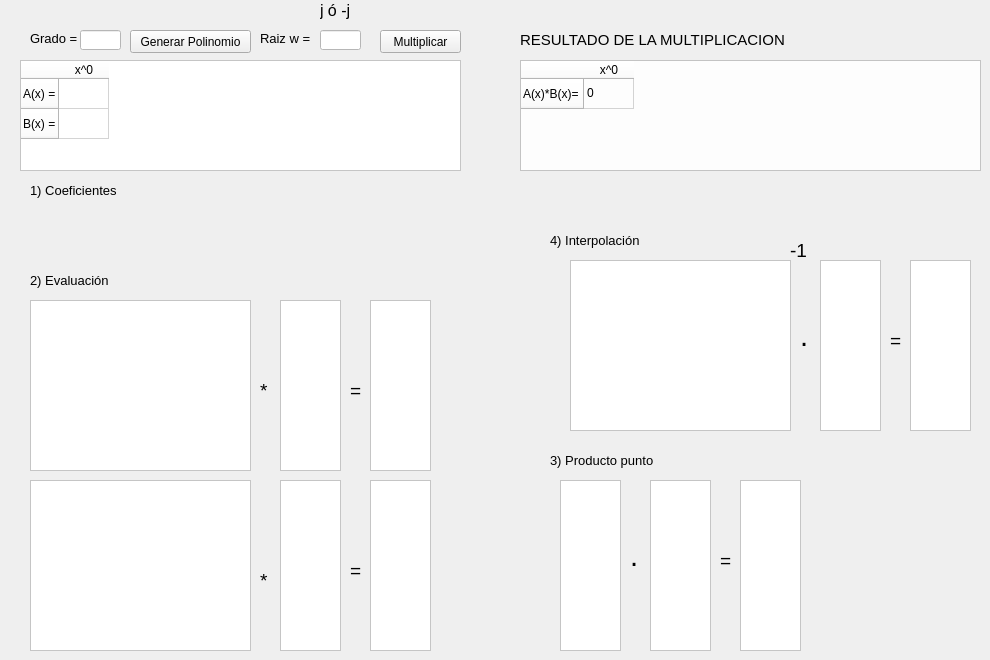
   <widget class="QWidget" name="tab_3">
    <attribute name="title">
     <string>c) FFT, con Matriz de vandermonde en Imaginarios</string>
    </attribute>
    <widget class="QLabel" name="lblGradoPx_2">
     <property name="geometry">
      <rect>
       <x>30</x>
       <y>30</y>
       <width>81</width>
       <height>16</height>
      </rect>
     </property>
     <property name="font">
      <font>
       <pointsize>10</pointsize>
      </font>
     </property>
     <property name="text">
      <string>Grado =</string>
     </property>
    </widget>
    <widget class="QPushButton" name="btnMulPol_2">
     <property name="geometry">
      <rect>
       <x>380</x>
       <y>30</y>
       <width>81</width>
       <height>23</height>
      </rect>
     </property>
     <property name="text">
      <string>Multiplicar</string>
     </property>
    </widget>
    <widget class="QTableWidget" name="tablaPol_2">
     <property name="geometry">
      <rect>
       <x>20</x>
       <y>60</y>
       <width>441</width>
       <height>111</height>
      </rect>
     </property>
     <property name="styleSheet">
      <string notr="true">background-color: rgb(255, 255, 255);</string>
     </property>
     <attribute name="horizontalHeaderDefaultSectionSize">
      <number>50</number>
     </attribute>
     <row>
      <property name="text">
       <string>A(x) =</string>
      </property>
     </row>
     <row>
      <property name="text">
       <string>B(x) =</string>
      </property>
     </row>
     <column>
      <property name="text">
       <string>x^0</string>
      </property>
     </column>
    </widget>
    <widget class="QPushButton" name="btnGenerarPol_2">
     <property name="geometry">
      <rect>
       <x>130</x>
       <y>30</y>
       <width>121</width>
       <height>23</height>
      </rect>
     </property>
     <property name="text">
      <string>Generar Polinomio</string>
     </property>
    </widget>
    <widget class="QLabel" name="lblResultadoMatriz_16">
     <property name="geometry">
      <rect>
       <x>520</x>
       <y>30</y>
       <width>341</width>
       <height>20</height>
      </rect>
     </property>
     <property name="font">
      <font>
       <pointsize>11</pointsize>
      </font>
     </property>
     <property name="text">
      <string>RESULTADO DE LA MULTIPLICACION</string>
     </property>
    </widget>
    <widget class="QLabel" name="lblResultadoMatriz_17">
     <property name="geometry">
      <rect>
       <x>30</x>
       <y>180</y>
       <width>121</width>
       <height>20</height>
      </rect>
     </property>
     <property name="font">
      <font>
       <pointsize>10</pointsize>
      </font>
     </property>
     <property name="text">
      <string>1) Coeficientes</string>
     </property>
    </widget>
    <widget class="QLabel" name="lblVectorB_2">
     <property name="geometry">
      <rect>
       <x>40</x>
       <y>220</y>
       <width>121</width>
       <height>20</height>
      </rect>
     </property>
     <property name="text">
      <string/>
     </property>
    </widget>
    <widget class="QLabel" name="lblVectorA_2">
     <property name="geometry">
      <rect>
       <x>40</x>
       <y>200</y>
       <width>121</width>
       <height>20</height>
      </rect>
     </property>
     <property name="text">
      <string/>
     </property>
    </widget>
    <widget class="QTableWidget" name="tablaResultado_2">
     <property name="geometry">
      <rect>
       <x>520</x>
       <y>60</y>
       <width>461</width>
       <height>111</height>
      </rect>
     </property>
     <property name="styleSheet">
      <string notr="true">background-color: rgb(253, 253, 253);</string>
     </property>
     <attribute name="horizontalHeaderDefaultSectionSize">
      <number>50</number>
     </attribute>
     <row>
      <property name="text">
       <string>A(x)*B(x)=</string>
      </property>
     </row>
     <column>
      <property name="text">
       <string>x^0</string>
      </property>
     </column>
     <item row="0" column="0">
      <property name="text">
       <string>0</string>
      </property>
     </item>
    </widget>
    <widget class="QLineEdit" name="txtGradoPol_2">
     <property name="geometry">
      <rect>
       <x>80</x>
       <y>30</y>
       <width>41</width>
       <height>20</height>
      </rect>
     </property>
     <property name="styleSheet">
      <string notr="true">background-color: rgb(255, 255, 255);</string>
     </property>
    </widget>
    <widget class="QLabel" name="lblGradoPx_5">
     <property name="geometry">
      <rect>
       <x>260</x>
       <y>30</y>
       <width>81</width>
       <height>16</height>
      </rect>
     </property>
     <property name="font">
      <font>
       <pointsize>10</pointsize>
      </font>
     </property>
     <property name="text">
      <string>Raiz w =</string>
     </property>
    </widget>
    <widget class="QLineEdit" name="txtW">
     <property name="geometry">
      <rect>
       <x>320</x>
       <y>30</y>
       <width>41</width>
       <height>20</height>
      </rect>
     </property>
     <property name="styleSheet">
      <string notr="true">background-color: rgb(255, 255, 255);</string>
     </property>
    </widget>
    <widget class="QLabel" name="lblResultadoMatriz_42">
     <property name="geometry">
      <rect>
       <x>260</x>
       <y>380</y>
       <width>16</width>
       <height>20</height>
      </rect>
     </property>
     <property name="font">
      <font>
       <pointsize>14</pointsize>
      </font>
     </property>
     <property name="text">
      <string>*</string>
     </property>
    </widget>
    <widget class="QTableWidget" name="tablaVectorMA_5">
     <property name="geometry">
      <rect>
       <x>370</x>
       <y>300</y>
       <width>61</width>
       <height>171</height>
      </rect>
     </property>
     <property name="styleSheet">
      <string notr="true">background-color: rgb(255, 255, 255);</string>
     </property>
     <attribute name="horizontalHeaderVisible">
      <bool>false</bool>
     </attribute>
     <attribute name="horizontalHeaderDefaultSectionSize">
      <number>50</number>
     </attribute>
     <attribute name="verticalHeaderVisible">
      <bool>false</bool>
     </attribute>
    </widget>
    <widget class="QTableWidget" name="tablaVectorMB_5">
     <property name="geometry">
      <rect>
       <x>370</x>
       <y>480</y>
       <width>61</width>
       <height>171</height>
      </rect>
     </property>
     <property name="styleSheet">
      <string notr="true">background-color: rgb(255, 255, 255);</string>
     </property>
     <attribute name="horizontalHeaderVisible">
      <bool>false</bool>
     </attribute>
     <attribute name="horizontalHeaderDefaultSectionSize">
      <number>50</number>
     </attribute>
     <attribute name="verticalHeaderVisible">
      <bool>false</bool>
     </attribute>
    </widget>
    <widget class="QTableWidget" name="tablaVectorA_3">
     <property name="geometry">
      <rect>
       <x>280</x>
       <y>300</y>
       <width>61</width>
       <height>171</height>
      </rect>
     </property>
     <property name="styleSheet">
      <string notr="true">background-color: rgb(255, 255, 255);</string>
     </property>
     <attribute name="horizontalHeaderVisible">
      <bool>false</bool>
     </attribute>
     <attribute name="horizontalHeaderDefaultSectionSize">
      <number>50</number>
     </attribute>
     <attribute name="verticalHeaderVisible">
      <bool>false</bool>
     </attribute>
    </widget>
    <widget class="QLabel" name="lblResultadoMatriz_43">
     <property name="geometry">
      <rect>
       <x>30</x>
       <y>270</y>
       <width>121</width>
       <height>20</height>
      </rect>
     </property>
     <property name="font">
      <font>
       <pointsize>10</pointsize>
      </font>
     </property>
     <property name="text">
      <string>2) Evaluación</string>
     </property>
    </widget>
    <widget class="QLabel" name="lblResultadoMatriz_44">
     <property name="geometry">
      <rect>
       <x>350</x>
       <y>560</y>
       <width>16</width>
       <height>20</height>
      </rect>
     </property>
     <property name="font">
      <font>
       <pointsize>14</pointsize>
      </font>
     </property>
     <property name="text">
      <string>=</string>
     </property>
    </widget>
    <widget class="QTableWidget" name="matrizReal1_7">
     <property name="geometry">
      <rect>
       <x>30</x>
       <y>300</y>
       <width>221</width>
       <height>171</height>
      </rect>
     </property>
     <property name="styleSheet">
      <string notr="true">background-color: rgb(255, 255, 255);</string>
     </property>
     <attribute name="horizontalHeaderVisible">
      <bool>false</bool>
     </attribute>
     <attribute name="horizontalHeaderDefaultSectionSize">
      <number>50</number>
     </attribute>
     <attribute name="verticalHeaderVisible">
      <bool>false</bool>
     </attribute>
    </widget>
    <widget class="QTableWidget" name="tablaVectorB_3">
     <property name="geometry">
      <rect>
       <x>280</x>
       <y>480</y>
       <width>61</width>
       <height>171</height>
      </rect>
     </property>
     <property name="styleSheet">
      <string notr="true">background-color: rgb(255, 255, 255);</string>
     </property>
     <attribute name="horizontalHeaderVisible">
      <bool>false</bool>
     </attribute>
     <attribute name="horizontalHeaderDefaultSectionSize">
      <number>50</number>
     </attribute>
     <attribute name="verticalHeaderVisible">
      <bool>false</bool>
     </attribute>
    </widget>
    <widget class="QLabel" name="lblResultadoMatriz_45">
     <property name="geometry">
      <rect>
       <x>350</x>
       <y>380</y>
       <width>16</width>
       <height>20</height>
      </rect>
     </property>
     <property name="font">
      <font>
       <pointsize>14</pointsize>
      </font>
     </property>
     <property name="text">
      <string>=</string>
     </property>
    </widget>
    <widget class="QLabel" name="lblResultadoMatriz_46">
     <property name="geometry">
      <rect>
       <x>260</x>
       <y>570</y>
       <width>16</width>
       <height>20</height>
      </rect>
     </property>
     <property name="font">
      <font>
       <pointsize>14</pointsize>
      </font>
     </property>
     <property name="text">
      <string>*</string>
     </property>
    </widget>
    <widget class="QTableWidget" name="matrizReal1_8">
     <property name="geometry">
      <rect>
       <x>30</x>
       <y>480</y>
       <width>221</width>
       <height>171</height>
      </rect>
     </property>
     <property name="styleSheet">
      <string notr="true">background-color: rgb(255, 255, 255);</string>
     </property>
     <attribute name="horizontalHeaderVisible">
      <bool>false</bool>
     </attribute>
     <attribute name="horizontalHeaderDefaultSectionSize">
      <number>50</number>
     </attribute>
     <attribute name="verticalHeaderVisible">
      <bool>false</bool>
     </attribute>
    </widget>
    <widget class="QLabel" name="lblResultadoMatriz_47">
     <property name="geometry">
      <rect>
       <x>630</x>
       <y>540</y>
       <width>16</width>
       <height>31</height>
      </rect>
     </property>
     <property name="font">
      <font>
       <pointsize>22</pointsize>
      </font>
     </property>
     <property name="text">
      <string>.</string>
     </property>
    </widget>
    <widget class="QLabel" name="lblResultadoMatriz_48">
     <property name="geometry">
      <rect>
       <x>720</x>
       <y>550</y>
       <width>16</width>
       <height>20</height>
      </rect>
     </property>
     <property name="font">
      <font>
       <pointsize>14</pointsize>
      </font>
     </property>
     <property name="text">
      <string>=</string>
     </property>
    </widget>
    <widget class="QTableWidget" name="tablaVectorMB_6">
     <property name="geometry">
      <rect>
       <x>650</x>
       <y>480</y>
       <width>61</width>
       <height>171</height>
      </rect>
     </property>
     <property name="styleSheet">
      <string notr="true">background-color: rgb(255, 255, 255);</string>
     </property>
     <attribute name="horizontalHeaderVisible">
      <bool>false</bool>
     </attribute>
     <attribute name="horizontalHeaderDefaultSectionSize">
      <number>50</number>
     </attribute>
     <attribute name="verticalHeaderVisible">
      <bool>false</bool>
     </attribute>
    </widget>
    <widget class="QTableWidget" name="tablaProductoPunto_5">
     <property name="geometry">
      <rect>
       <x>740</x>
       <y>480</y>
       <width>61</width>
       <height>171</height>
      </rect>
     </property>
     <property name="styleSheet">
      <string notr="true">background-color: rgb(255, 255, 255);</string>
     </property>
     <attribute name="horizontalHeaderVisible">
      <bool>false</bool>
     </attribute>
     <attribute name="horizontalHeaderDefaultSectionSize">
      <number>50</number>
     </attribute>
     <attribute name="verticalHeaderVisible">
      <bool>false</bool>
     </attribute>
    </widget>
    <widget class="QLabel" name="lblResultadoMatriz_49">
     <property name="geometry">
      <rect>
       <x>550</x>
       <y>450</y>
       <width>121</width>
       <height>20</height>
      </rect>
     </property>
     <property name="font">
      <font>
       <pointsize>10</pointsize>
      </font>
     </property>
     <property name="text">
      <string>3) Producto punto</string>
     </property>
    </widget>
    <widget class="QTableWidget" name="tablaVectorMA_6">
     <property name="geometry">
      <rect>
       <x>560</x>
       <y>480</y>
       <width>61</width>
       <height>171</height>
      </rect>
     </property>
     <property name="styleSheet">
      <string notr="true">background-color: rgb(255, 255, 255);</string>
     </property>
     <attribute name="horizontalHeaderVisible">
      <bool>false</bool>
     </attribute>
     <attribute name="horizontalHeaderDefaultSectionSize">
      <number>50</number>
     </attribute>
     <attribute name="verticalHeaderVisible">
      <bool>false</bool>
     </attribute>
    </widget>
    <widget class="QTableWidget" name="tablaProductoPunto_6">
     <property name="geometry">
      <rect>
       <x>820</x>
       <y>260</y>
       <width>61</width>
       <height>171</height>
      </rect>
     </property>
     <property name="styleSheet">
      <string notr="true">background-color: rgb(255, 255, 255);</string>
     </property>
     <attribute name="horizontalHeaderVisible">
      <bool>false</bool>
     </attribute>
     <attribute name="horizontalHeaderDefaultSectionSize">
      <number>50</number>
     </attribute>
     <attribute name="verticalHeaderVisible">
      <bool>false</bool>
     </attribute>
    </widget>
    <widget class="QLabel" name="lblResultadoMatriz_50">
     <property name="geometry">
      <rect>
       <x>800</x>
       <y>320</y>
       <width>16</width>
       <height>31</height>
      </rect>
     </property>
     <property name="font">
      <font>
       <pointsize>22</pointsize>
      </font>
     </property>
     <property name="text">
      <string>.</string>
     </property>
    </widget>
    <widget class="QTableWidget" name="matrizReal1_9">
     <property name="geometry">
      <rect>
       <x>570</x>
       <y>260</y>
       <width>221</width>
       <height>171</height>
      </rect>
     </property>
     <property name="styleSheet">
      <string notr="true">background-color: rgb(255, 255, 255);</string>
     </property>
     <attribute name="horizontalHeaderVisible">
      <bool>false</bool>
     </attribute>
     <attribute name="horizontalHeaderDefaultSectionSize">
      <number>50</number>
     </attribute>
     <attribute name="verticalHeaderVisible">
      <bool>false</bool>
     </attribute>
    </widget>
    <widget class="QLabel" name="lblResultadoMatriz_51">
     <property name="geometry">
      <rect>
       <x>550</x>
       <y>230</y>
       <width>121</width>
       <height>20</height>
      </rect>
     </property>
     <property name="font">
      <font>
       <pointsize>10</pointsize>
      </font>
     </property>
     <property name="text">
      <string>4) Interpolación</string>
     </property>
    </widget>
    <widget class="QLabel" name="lblResultadoMatriz_52">
     <property name="geometry">
      <rect>
       <x>790</x>
       <y>240</y>
       <width>121</width>
       <height>20</height>
      </rect>
     </property>
     <property name="font">
      <font>
       <pointsize>14</pointsize>
      </font>
     </property>
     <property name="text">
      <string>-1</string>
     </property>
    </widget>
    <widget class="QLabel" name="lblResultadoMatriz_53">
     <property name="geometry">
      <rect>
       <x>890</x>
       <y>330</y>
       <width>16</width>
       <height>20</height>
      </rect>
     </property>
     <property name="font">
      <font>
       <pointsize>14</pointsize>
      </font>
     </property>
     <property name="text">
      <string>=</string>
     </property>
    </widget>
    <widget class="QTableWidget" name="TablaColResultado_3">
     <property name="geometry">
      <rect>
       <x>910</x>
       <y>260</y>
       <width>61</width>
       <height>171</height>
      </rect>
     </property>
     <property name="styleSheet">
      <string notr="true">background-color: rgb(255, 255, 255);</string>
     </property>
     <attribute name="horizontalHeaderVisible">
      <bool>false</bool>
     </attribute>
     <attribute name="horizontalHeaderDefaultSectionSize">
      <number>50</number>
     </attribute>
     <attribute name="verticalHeaderVisible">
      <bool>false</bool>
     </attribute>
    </widget>
    <widget class="QLabel" name="lblGradoPx_11">
     <property name="geometry">
      <rect>
       <x>320</x>
       <y>0</y>
       <width>101</width>
       <height>21</height>
      </rect>
     </property>
     <property name="font">
      <font>
       <pointsize>12</pointsize>
      </font>
     </property>
     <property name="text">
      <string>j ó -j</string>
     </property>
    </widget>
   </widget>
